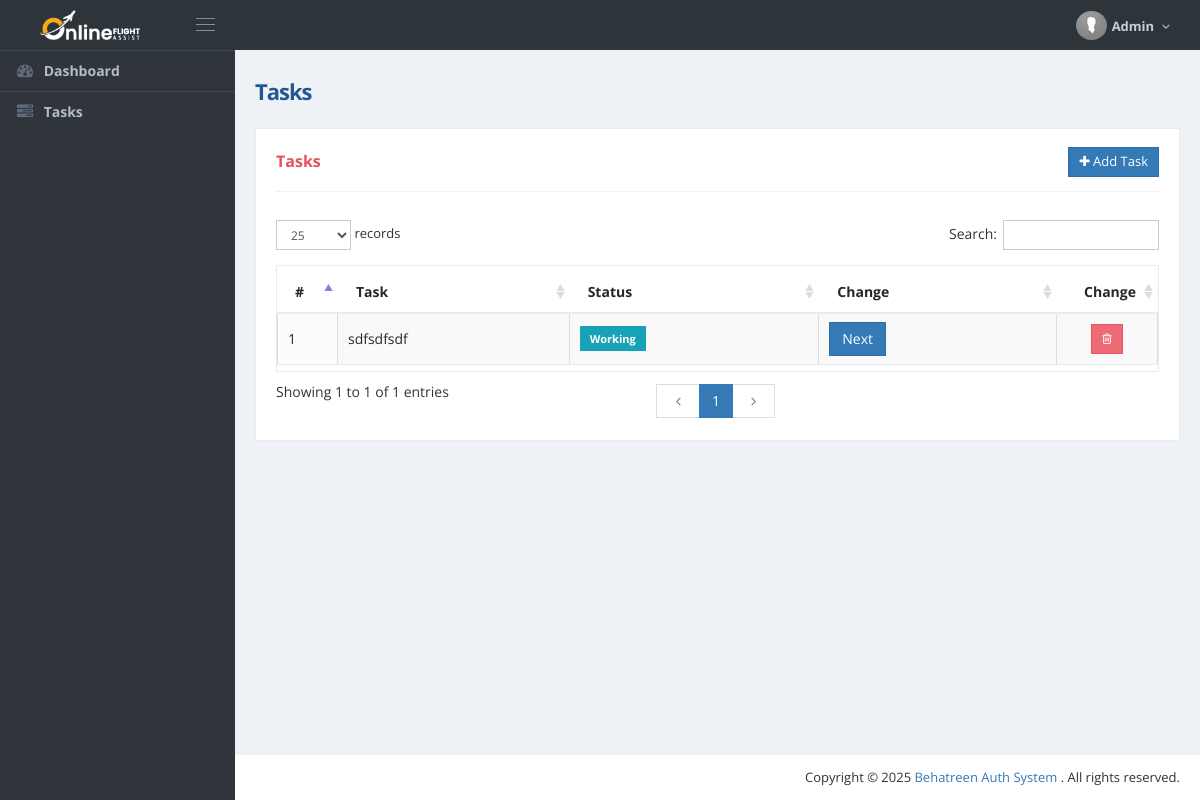
/tasks (signed in), run on an earlier commit of the app's database.
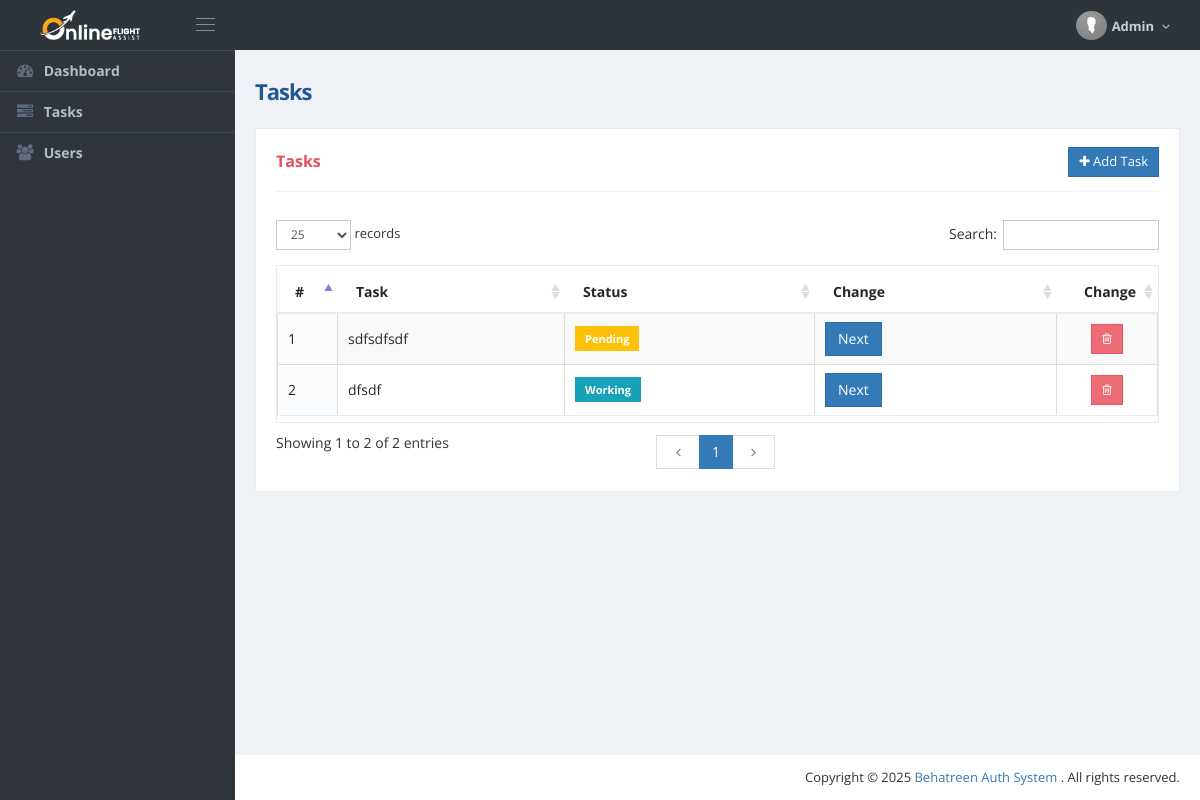
And on a later commit of the database.
### app/models.py (models this page shows)
class User(db.Model, UserMixin):
    id = db.Column(db.Integer, primary_key=True)
    name = db.Column(db.String(100), nullable=False)
    email = db.Column(db.String(100), unique=True, nullable=False)
    password = db.Column(db.String(200), nullable=False)
    is_admin = db.Column(db.SmallInteger, nullable=False, default=0)
    status = db.Column(db.SmallInteger, nullable=False, default=0)
    tasks = db.relationship('Task', backref='user', lazy=True)

class Task(db.Model):
    id = db.Column(db.Integer, primary_key = True)
    title = db.Column(db.String(100), nullable=False)
    status = db.Column(db.String(20), default= "Pending")
    user_id = db.Column(db.Integer, db.ForeignKey('user.id'), nullable=False)

### app/routes/tasks.py (the view)
@tasks_bp.route('/tasks')
@login_required
def view_tasks():
    tasks = Task.query.filter_by(user_id=current_user.id).all()
    return render_template('tasks.html',tasks=tasks)

### app/templates/tasks.html (shortened to what this page needs)
{% extends 'admin/admin_layout.html' %}
{% block content%}
 <div class="page-content-wrapper">
                <div class="page-content">
                    <h1 class="page-title bold">Tasks</h1>
						<div class="row">
							<div class="col-md-12">
                                <div class="portlet light bordered">
                                    <div class="portlet-title">
                                        <div class="caption">
                                            <span class="caption-subject font-red bold">Tasks</span>
                                        </div>
                                        <div class="actions">
                                            <div class="btn-group">
                                                <a class="btn btn-primary float-right" data-toggle="modal" role="button" data-target="#add_task"><i class="fa fa-plus"></i> Add Task</a>
                                            </div>
                                        </div>
                                    </div>
                                    <div class="portlet-body">
								<!-- <div class="show_panel">
								<div class="alert alert-success">
								<button type="button" class="close" data-dismiss="alert" aria-hidden="true">×</button>
								<font size="3"></font>
								</div>
                                </div> -->
                                        <table id="example" class="display cell-border" cellspacing="0" width="100%">
                                            <thead>
                                                <tr>
													<th width="30">#</th>
													<th>Task</th>
													<th>Status</th>
													<th>Change</th>
													<th width="70"><center>Change</center></th>
												</tr>
                                            </thead>
                                            <tbody>
												{% for task in tasks %}
                                                <tr class="odd gradeX">
													<td>{{loop.index}}</td>
													<td>{{task.title}}</td>
                                                    <td><span class="badge {{task.status|lower}}">{{task.status}}</span></td>
                                                    <td><form action="{{url_for('tasks.toggle_status', task_id=task.id)}}" method="post">
                                                        <button type="submit" class="btn btn-primary">Next</button>
                                                    </form></td>
													<td><center>
														<a class="btn btn-sm btn-danger" onclick="return confirm('Do you really want to delete this task !!')" href="{{url_for('tasks.delete_task',tid=task.id)}}"> <i class="fa fa-trash-o"></i> </a>
													</center></td>
                                                </tr>
                                                {% endfor %}
                                            </tbody>
                                        </table>
                                    </div>
                                </div>
                            </div>
						</div>
                </div>
            </div>
{% endblock %}

### app/templates/admin/admin_layout.html (shortened to what this page needs)
<!DOCTYPE html>
<html lang="en">
    <head><meta http-equiv="Content-Type" content="text/html; charset=utf-8">
        <link href="{{ url_for('static', filename='global/plugins/font-awesome/css/font-awesome.min.css') }}" rel="stylesheet" type="text/css" />
        <link href="{{ url_for('static', filename='global/plugins/bootstrap/css/bootstrap.min.css') }}" rel="stylesheet" type="text/css" />
        <link href="{{ url_for('static', filename='global/plugins/bootstrap-switch/css/bootstrap-switch.min.css') }}" rel="stylesheet" type="text/css" />
        <link href="{{ url_for('static', filename='css/toastr.min.css') }}" rel="stylesheet" type="text/css" />
        <link href="{{ url_for('static', filename='global/plugins/datatables/datatables.min.css') }}" rel="stylesheet" type="text/css" />
        <link href="{{ url_for('static', filename='global/plugins/datatables/plugins/bootstrap/datatables.bootstrap.css') }}" rel="stylesheet" type="text/css" />
        <link href="{{ url_for('static', filename='global/plugins/bootstrap-datepicker/css/bootstrap-datepicker3.min.css') }}" rel="stylesheet" type="text/css" />
        <link href="{{ url_for('static', filename='global/plugins/bootstrap-colorpicker/css/colorpicker.css') }}" rel="stylesheet" type="text/css" />
        <link href="{{ url_for('static', filename='global/plugins/jquery-minicolors/jquery.minicolors.css') }}" rel="stylesheet" type="text/css" />
        <link href="{{ url_for('static', filename='global/plugins/bootstrap-multiselect/css/bootstrap-multiselect.css') }}" rel="stylesheet" type="text/css" />
        <link href="{{ url_for('static', filename='global/css/components.min.css') }}" rel="stylesheet" id="style_components" type="text/css" />
        <link href="{{ url_for('static', filename='global/css/plugins.min.css') }}" rel="stylesheet" type="text/css" />
        <link href="{{ url_for('static', filename='layouts/layout/css/layout.min.css') }}" rel="stylesheet" type="text/css" />
        <link href="{{ url_for('static', filename='layouts/layout/css/themes/darkblue.min.css') }}" rel="stylesheet" type="text/css" id="style_color" />
        <link href="{{ url_for('static', filename='layouts/layout/css/custom.css') }}" rel="stylesheet" type="text/css" />
    </head>
    <body class="page-header-fixed page-sidebar-closed-hide-logo page-container-bg-solid page-content-white page-sidebar-fixed">
        <div class="page-wrapper">
            <div class="page-header navbar navbar-fixed-top">
                <div class="page-header-inner">
                    <div class="page-logo">
                        <a href="{{url_for('tasks.dashboard')}}">
                            <center> <img src="{{ url_for('static', filename='img/logo/logo.png') }}" width="100px" height="30px" style="margin-left:20px;" class="logo-default"/></center>
                        </a>
                        <div class="menu-toggler sidebar-toggler">
                            <span></span>
                        </div>
                    </div>
                    <div class="top-menu">
                        <ul class="nav navbar-nav pull-right">
                            <li class="dropdown dropdown-user">
                                <a href="javascript:;" class="dropdown-toggle" data-toggle="dropdown" data-hover="dropdown" data-close-others="true">
                                    <img alt="" class="img-circle" src="{{ url_for('static', filename='layouts/layout/img/avatar.png') }}" width="31px" />
                                    <span class="username username-hide-on-mobile"><b> {{ current_user.name }} </b></span>
                                    <i class="fa fa-angle-down"></i>
                                </a>
                            </li>
                        </ul>
                    </div>
                </div>
            </div>
            <div class="page-container">
            {% include 'admin/sidebar.html' %}
            {% block content %} {% endblock %}
            <div class="page-footer">
                <div class="page-footer-inner" style="float:right; margin-top:5px"> Copyright © {{ current_year }} <a target="_blank" href="#"> Behatreen Auth System </a>. All rights reserved. </div>
            </div>
            </div>
        </div>
    </body>
</html>

### app/templates/admin/sidebar.html (shortened to what this page needs)
<div class="page-sidebar-wrapper">
    <div class="page-sidebar navbar-collapse collapse">
        <ul class="page-sidebar-menu page-header-fixed " data-keep-expanded="false" data-auto-scroll="true" data-slide-speed="200">
            <li class="nav-item">
                <a href="{{url_for('tasks.dashboard')}}">
                    <i class="fa fa-dashboard"></i>
                    <span class="title bold">Dashboard</span>
                </a>
            </li>
            <li class="nav-item">
                <a href="{{ url_for('tasks.view_tasks') }}">
                    <i class="fa fa-tasks"></i>
                    <span class="title bold">Tasks</span>
                </a>
            </li>
            {% if current_user.is_admin == 1 %}
            <li class="nav-item">
                <a href="{{ url_for('users.users') }}">
                    <i class="fa fa-users"></i>
                    <span class="title bold">Users</span>
                </a>
            </li>
            {% endif %}
        </ul>
    </div>
</div>

### app/static/layouts/layout/css/custom.css (style rules this page uses)
.badge { padding: 7px 10px; border-radius: 4px; font-weight: bold; color: white; height: 25px; border-radius: 0 !important; }
.badge.pending { background-color: #ffc107; }
.badge.working { background-color: #17a2b8; }

What changed in the data, as far as the page shows it:
changed User "Admin": is_admin 0 → 1 (drawn)
changed Task "sdfsdfsdf": status "Working" → "Pending"
added Task: title "dfsdf", status "Working"
Also different on the page:
text written by a page script: "records Search: Showing 1 to 1 of 1 entries 1" → "records Search: Showing 1 to 2 of 2 entries 1"
text now shown: "Users"
